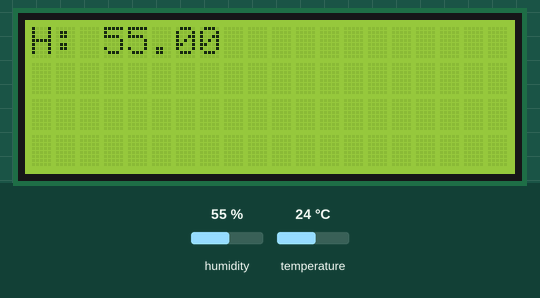
Simulated run of this sketch. Board: Arduino Uno, built with avr-gcc and run on an emulated ATmega328P. Parts: 20×4 character LCD. The inputs (shaded band) are chosen by the test bench; at power-on: humidity 55 %, temperature 24 °C. What the sketch prints to the serial monitor is not drawn.

Above: at 1.2 s.
1.3 s: humidity set to 22 %
At 6.5 s:
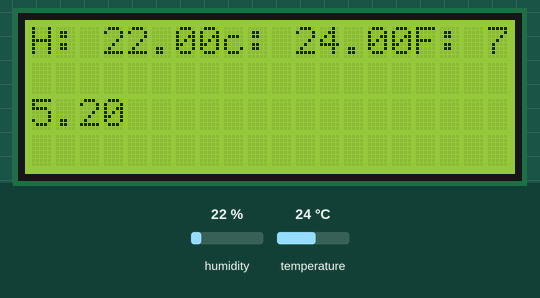
8.1 s: temperature set to 12 °C
At 14.6 s:
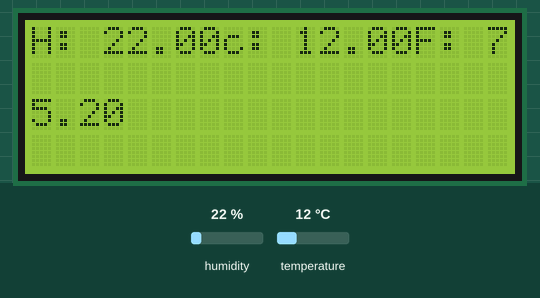
17.7 s: humidity set to 40 %
At 19.2 s:
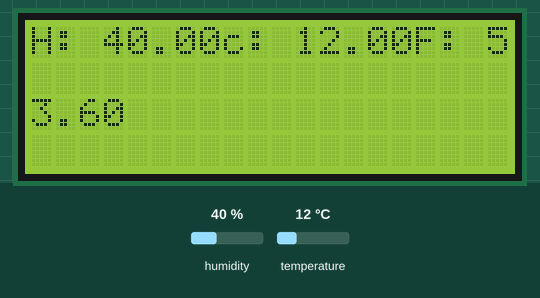
24.5 s: temperature set to 19 °C
At 35.5 s:
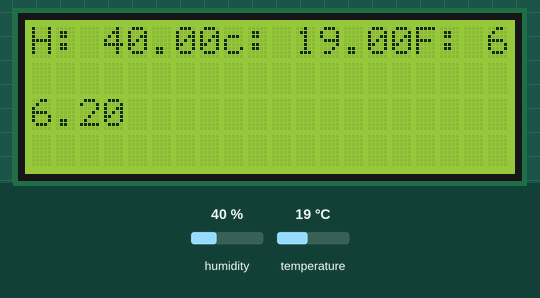
Timing chart, 0 to 36.8 s (numbered marks = the images above; inputs shaded):
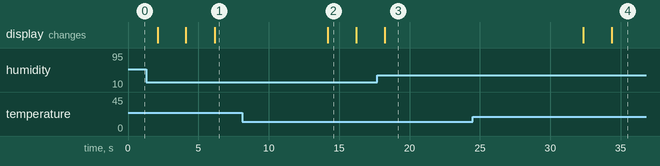

Measured:
- after the input at 8.1 s, the display: changes after 6.1 s (image 2)
- after the input at 17.7 s, the display: changes after 0.54 s (image 3)
- after the input at 24.5 s, the display: first changes after 7.8 s (image 4 shows a later state)
- what the display in image 2 shows lasts 2.0 s, from 14.2 s to 16.2 s

The sketch:

DHT_SENSOR.ino
```cpp
#include<LiquidCrystal_I2C.h>
#include"DHT.h"
#define pin 7
#define type DHT11
LiquidCrystal_I2C lcd(0x27,20,4);
DHT sensor(pin,type);

void setup() {
  // put your setup code here, to run once:
  lcd.init();
  lcd.backlight();
  lcd.setCursor(1,0);
  Serial.begin(9600);
  sensor.begin();

}
void disp(char*str,float f){
  Serial.print(str);
  Serial.print(f);
}
void loop() {
  // put your main code here, to run repeatedly:
float hum=sensor.readHumidity();
float cel=sensor.readTemperature();
float far=sensor.readTemperature(true);
if(isnan(hum)||isnan(cel)||isnan(far))
{
  Serial.println("cannot read data");
  return;
}
disp("humidity: ",hum);
disp("clecius: ",cel);
disp("fahrenheit: ",far);
Serial.println();
lcd.setCursor(0,0);
lcd.print("H: ");
lcd.print(hum);
delay(2000);
lcd.print("c: ");
lcd.print(cel);
delay(2000);
lcd.print("F: ");
lcd.print(far);
delay(2000);
}
```
